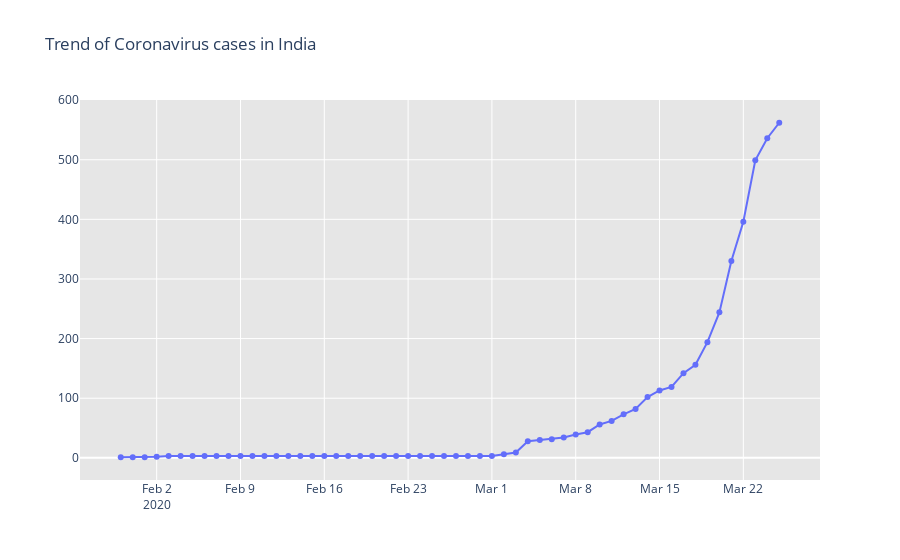

Write notebook code for a chart like this one.
### Code cell
#trend of covid cases in india
fig=go.Figure()
fig.add_trace(go.Scatter(x=dbd_india["Date"],y=dbd_india["Total Cases"],mode="lines+markers",name="Total Cases"))
fig.update_layout(title_text="Trend of Coronavirus cases in India",plot_bgcolor="rgb(230,230,230)")
fig.show()
